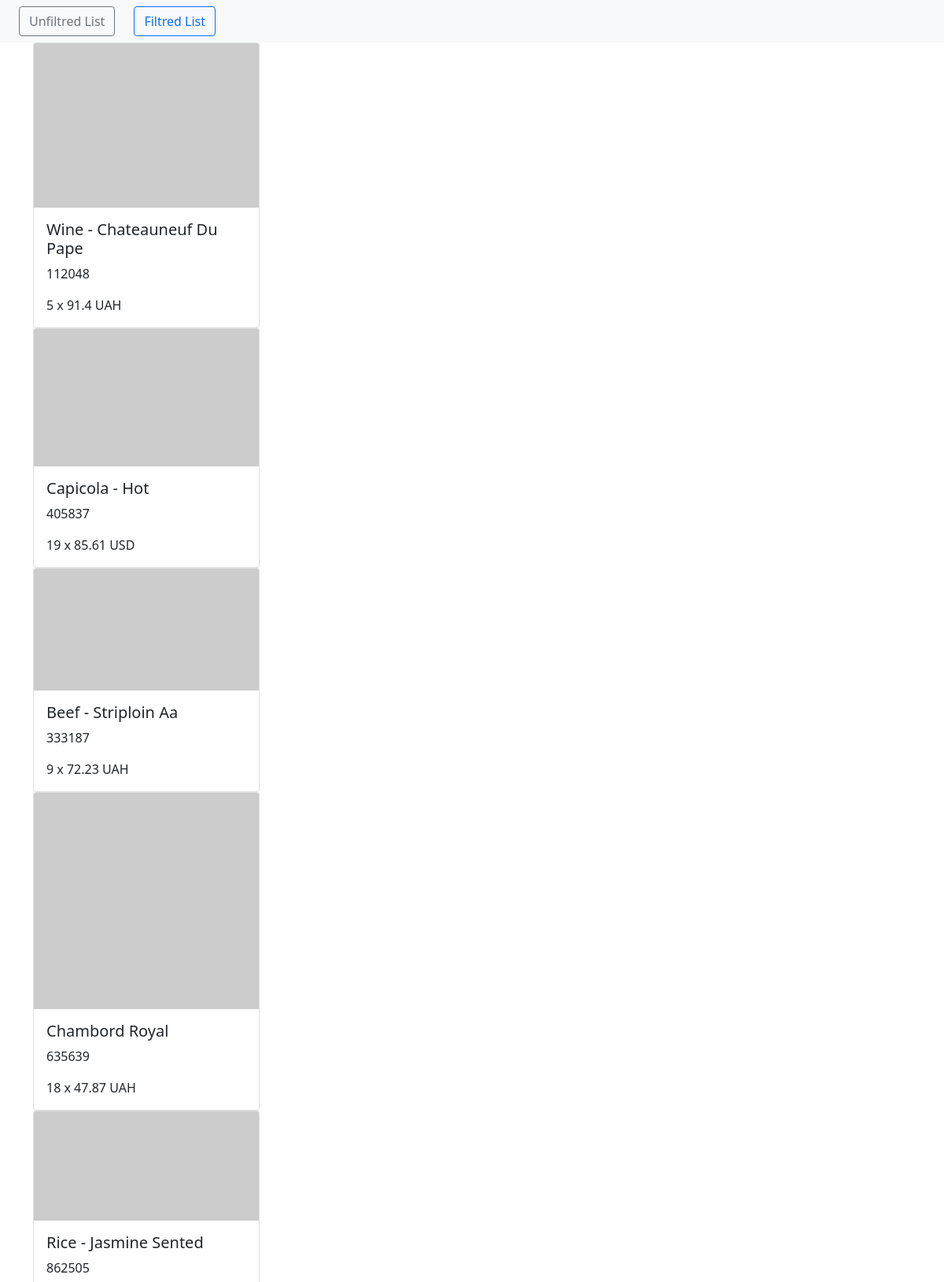
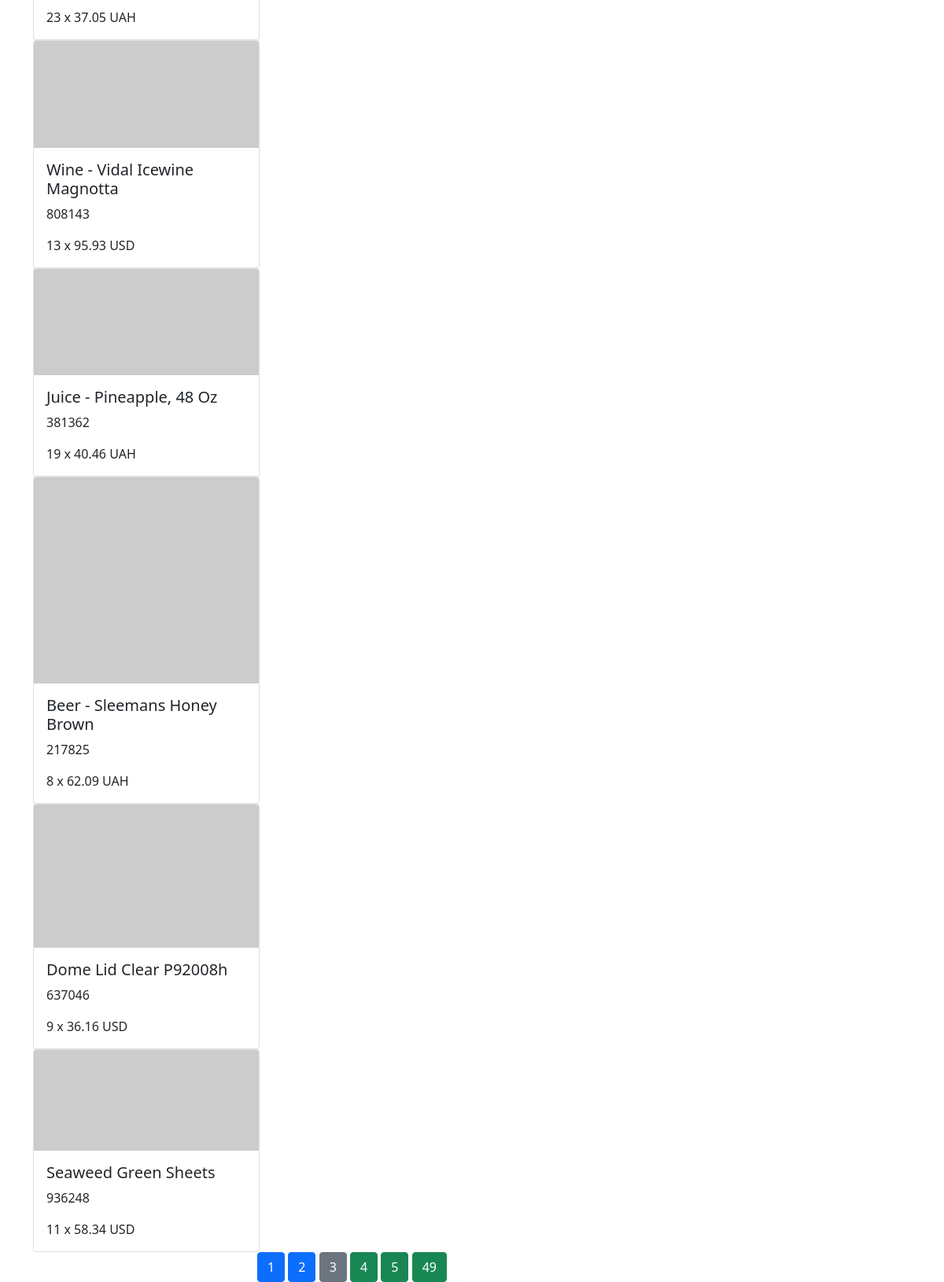
Screenshot of /filtred/3/ with the database file from the repository (2 pictures, top to bottom).
### job/models.py (models this page shows, shortened)
class Product(models.Model):
    name = models.CharField(max_length=256)
    productCode = models.IntegerField()
    price = models.FloatField()
    image = models.ImageField()
    currency = models.CharField(max_length=3)
    qty = models.IntegerField()

### job/views.py (the view)
# urls.py: path('filtred/<int:page>/', views.filtred, name='filtred')
def filtred(request, page):
    page = page*10
    products = Product.objects.all()[page-10:page]
    total_pages = ceil(Product.objects.count()/10) - 1
    filtred_products_ids = []
    filtred_products = []
    must_be = ['9', '3', '8', '2']
    for product in products:
        code = str(product.productCode)
        code_list = [element for element in code]
        for i in must_be:
            if i in code_list:
                filtred_products_ids.append(''.join(code_list))
                break
    for product_id in filtred_products_ids:
        product = Product.objects.get(productCode=product_id)
        filtred_products.append(product)
    print(len(filtred_products))
    return render(request, 'Filtred_page.html', {'products': filtred_products,
                                                 'page': int(page/10),
                                                 'total_pages': total_pages,})

### templates/Filtred_page.html (shortened to what this page needs)
<!doctype html>
<html lang="en">
<head>
    <link href="https://cdn.jsdelivr.net/npm/bootstrap@5.0.2/dist/css/bootstrap.min.css" rel="stylesheet"
>
</head>
<body>
<nav class="navbar navbar-expand-lg navbar-light bg-light">
    <a href="{% url 'unfiltred' %}" class="btn btn-outline-secondary mx-4"> Unfiltred List</a>
    <a href="{% url  'filtred' 1 %}" class="btn btn-outline-primary">Filtred List</a>
</nav>
<div class="container">
    {% for product in products %}
        <div class="card" style="width: 18rem;">
            <img class="card-img-top" src="{{ product.image }}" alt="Card image cap">
            <div class="card-body">
                <h5 class="card-title">{{ product.name }}</h5>
                <p class="card-text">{{ product.productCode }}</p>
                <p class="card-text">{{ product.qty }} x {{ product.price }} {{ product.currency }}</p>
            </div>
        </div>
    {% endfor %}
</div>
<div class="container">
        <div class="row">
            <div class="col-6 m-auto">
                        {% if page >= 2 %}
                            <a class="btn btn-primary" href="{% url 'filtred' 1 %}">1</a>
                            {% if page >= 3 %}
                                <a class="btn btn-primary" href="{% url 'filtred' page|add:"-1" %}">{{ page|add:"-1" }}</a>
                            {% endif %}
                            <a class="btn btn-secondary">{{ page }}</a>
                        {% endif %}
                {% if page <= total_pages|add:"-1" %}
                    {% if page <= total_pages|add:"-2"%}
                        {% if page <= total_pages|add:"-3"%}
                            <a href="{% url 'filtred' page|add:"1" %}" class="btn btn-success">{{ page|add:"1" }}</a>
                        {% endif %}
                        <a href="{% url 'filtred' page|add:"2" %}" class="btn btn-success">{{ page|add:"2" }}</a>
                    {% endif %}
                    <a href="{% url 'filtred' 49 %}" class="btn btn-success">49</a>
                {% endif %}
            </div>
        </div>
</div>
</body>
</html>

### rows the page displays
Product: name "Wine - Chateauneuf Du Pape", productCode "112048", qty "5", price "91.4", currency "UAH"
Product: name "Capicola - Hot", productCode "405837", qty "19", price "85.61", currency "USD"
Product: name "Beef - Striploin Aa", productCode "333187", qty "9", price "72.23", currency "UAH"
Product: name "Chambord Royal", productCode "635639", qty "18", price "47.87", currency "UAH"
Product: name "Rice - Jasmine Sented", productCode "862505", qty "23", price "37.05", currency "UAH"
Product: name "Wine - Vidal Icewine Magnotta", productCode "808143", qty "13", price "95.93", currency "USD"
Product: name "Juice - Pineapple, 48 Oz", productCode "381362", qty "19", price "40.46", currency "UAH"
Product: name "Beer - Sleemans Honey Brown", productCode "217825", qty "8", price "62.09", currency "UAH"
Product: name "Dome Lid Clear P92008h", productCode "637046", qty "9", price "36.16", currency "USD"
Product: name "Seaweed Green Sheets", productCode "936248", qty "11", price "58.34", currency "USD"

### other values shown
{{ page|add:"-1" }} "2"
{{ page }} "3"
{{ page|add:"1" }} "4"
{{ page|add:"2" }} "5"
